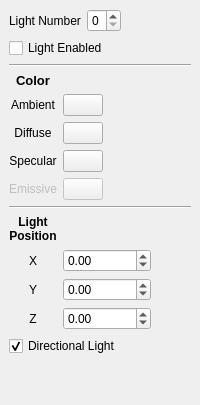
  <widget class="QDockWidget" name="dockLights">
   <property name="features">
    <set>QDockWidget::AllDockWidgetFeatures</set>
   </property>
   <property name="windowTitle">
    <string>Lights</string>
   </property>
   <attribute name="dockWidgetArea">
    <number>8</number>
   </attribute>
   <widget class="QWidget" name="dockWidgetContents_9">
    <layout class="QVBoxLayout" name="verticalLayout_7">
     <item>
      <layout class="QHBoxLayout" name="horizontalLayout_3">
       <item>
        <widget class="QLabel" name="label">
         <property name="text">
          <string>Light Number</string>
         </property>
        </widget>
       </item>
       <item>
        <widget class="QSpinBox" name="lightNum">
         <property name="maximum">
          <number>7</number>
         </property>
        </widget>
       </item>
       <item>
        <spacer name="horizontalSpacer_2">
         <property name="orientation">
          <enum>Qt::Horizontal</enum>
         </property>
         <property name="sizeHint" stdset="0">
          <size>
           <width>40</width>
           <height>20</height>
          </size>
         </property>
        </spacer>
       </item>
      </layout>
     </item>
     <item>
      <widget class="QCheckBox" name="lightEnable">
       <property name="text">
        <string>Light Enabled</string>
       </property>
      </widget>
     </item>
     <item>
      <widget class="Line" name="line">
       <property name="orientation">
        <enum>Qt::Horizontal</enum>
       </property>
      </widget>
     </item>
     <item>
      <layout class="QGridLayout" name="gridLayout_2">
       <item row="2" column="0">
        <widget class="QLabel" name="label_3">
         <property name="text">
          <string>Diffuse</string>
         </property>
         <property name="alignment">
          <set>Qt::AlignCenter</set>
         </property>
        </widget>
       </item>
       <item row="4" column="0">
        <widget class="QLabel" name="label_5">
         <property name="enabled">
          <bool>false</bool>
         </property>
         <property name="text">
          <string>Emissive</string>
         </property>
         <property name="alignment">
          <set>Qt::AlignCenter</set>
         </property>
        </widget>
       </item>
       <item row="2" column="1">
        <widget class="QPushButton" name="chooseDiffuseColorCam">
         <property name="text">
          <string/>
         </property>
        </widget>
       </item>
       <item row="4" column="1">
        <widget class="QPushButton" name="chooseEmissiveColorCam">
         <property name="enabled">
          <bool>false</bool>
         </property>
         <property name="text">
          <string/>
         </property>
        </widget>
       </item>
       <item row="1" column="2">
        <spacer name="horizontalSpacer">
         <property name="orientation">
          <enum>Qt::Horizontal</enum>
         </property>
         <property name="sizeHint" stdset="0">
          <size>
           <width>40</width>
           <height>20</height>
          </size>
         </property>
        </spacer>
       </item>
       <item row="0" column="0">
        <widget class="QLabel" name="label_11">
         <property name="font">
          <font>
           <pointsize>10</pointsize>
           <weight>75</weight>
           <bold>true</bold>
          </font>
         </property>
         <property name="text">
          <string>Color</string>
         </property>
         <property name="alignment">
          <set>Qt::AlignCenter</set>
         </property>
        </widget>
       </item>
       <item row="3" column="1">
        <widget class="QPushButton" name="chooseSpecularColorCam">
         <property name="enabled">
          <bool>true</bool>
         </property>
         <property name="sizePolicy">
          <sizepolicy hsizetype="Minimum" vsizetype="Fixed">
           <horstretch>0</horstretch>
           <verstretch>0</verstretch>
          </sizepolicy>
         </property>
         <property name="text">
          <string/>
         </property>
        </widget>
       </item>
       <item row="3" column="0">
        <widget class="QLabel" name="label_2">
         <property name="text">
          <string>Specular</string>
         </property>
         <property name="alignment">
          <set>Qt::AlignCenter</set>
         </property>
        </widget>
       </item>
       <item row="1" column="0">
        <widget class="QLabel" name="label_4">
         <property name="text">
          <string>Ambient</string>
         </property>
         <property name="alignment">
          <set>Qt::AlignCenter</set>
         </property>
        </widget>
       </item>
       <item row="1" column="1">
        <widget class="QPushButton" name="chooseAmbientColorCam">
         <property name="text">
          <string/>
         </property>
        </widget>
       </item>
      </layout>
     </item>
     <item>
      <widget class="Line" name="line_2">
       <property name="orientation">
        <enum>Qt::Horizontal</enum>
       </property>
      </widget>
     </item>
     <item>
      <layout class="QGridLayout" name="gridLayout_3">
       <item row="6" column="0">
        <widget class="QLabel" name="label_6">
         <property name="text">
          <string>Z</string>
         </property>
         <property name="alignment">
          <set>Qt::AlignCenter</set>
         </property>
        </widget>
       </item>
       <item row="5" column="0">
        <widget class="QLabel" name="label_7">
         <property name="text">
          <string>Y</string>
         </property>
         <property name="alignment">
          <set>Qt::AlignCenter</set>
         </property>
        </widget>
       </item>
       <item row="4" column="0">
        <widget class="QLabel" name="label_8">
         <property name="text">
          <string>X</string>
         </property>
         <property name="alignment">
          <set>Qt::AlignCenter</set>
         </property>
        </widget>
       </item>
       <item row="4" column="1">
        <widget class="QDoubleSpinBox" name="lightXPos">
         <property name="minimum">
          <double>-1000000.000000000000000</double>
         </property>
         <property name="maximum">
          <double>1000000.000000000000000</double>
         </property>
        </widget>
       </item>
       <item row="4" column="2">
        <spacer name="horizontalSpacer_3">
         <property name="orientation">
          <enum>Qt::Horizontal</enum>
         </property>
         <property name="sizeHint" stdset="0">
          <size>
           <width>40</width>
           <height>20</height>
          </size>
         </property>
        </spacer>
       </item>
       <item row="5" column="1">
        <widget class="QDoubleSpinBox" name="lightYPos">
         <property name="minimum">
          <double>-1000000.000000000000000</double>
         </property>
         <property name="maximum">
          <double>1000000.000000000000000</double>
         </property>
        </widget>
       </item>
       <item row="6" column="1">
        <widget class="QDoubleSpinBox" name="lightZPos">
         <property name="minimum">
          <double>-1000000.000000000000000</double>
         </property>
         <property name="maximum">
          <double>1000000.000000000000000</double>
         </property>
        </widget>
       </item>
       <item row="3" column="0">
        <widget class="QLabel" name="label_10">
         <property name="font">
          <font>
           <weight>75</weight>
           <bold>true</bold>
          </font>
         </property>
         <property name="text">
          <string>Light
Position</string>
         </property>
         <property name="alignment">
          <set>Qt::AlignCenter</set>
         </property>
        </widget>
       </item>
      </layout>
     </item>
     <item>
      <widget class="QCheckBox" name="directionalLight">
       <property name="text">
        <string>Directional Light</string>
       </property>
       <property name="checked">
        <bool>true</bool>
       </property>
      </widget>
     </item>
     <item>
      <spacer name="verticalSpacer">
       <property name="orientation">
        <enum>Qt::Vertical</enum>
       </property>
       <property name="sizeHint" stdset="0">
        <size>
         <width>20</width>
         <height>40</height>
        </size>
       </property>
      </spacer>
     </item>
    </layout>
   </widget>
  </widget>
